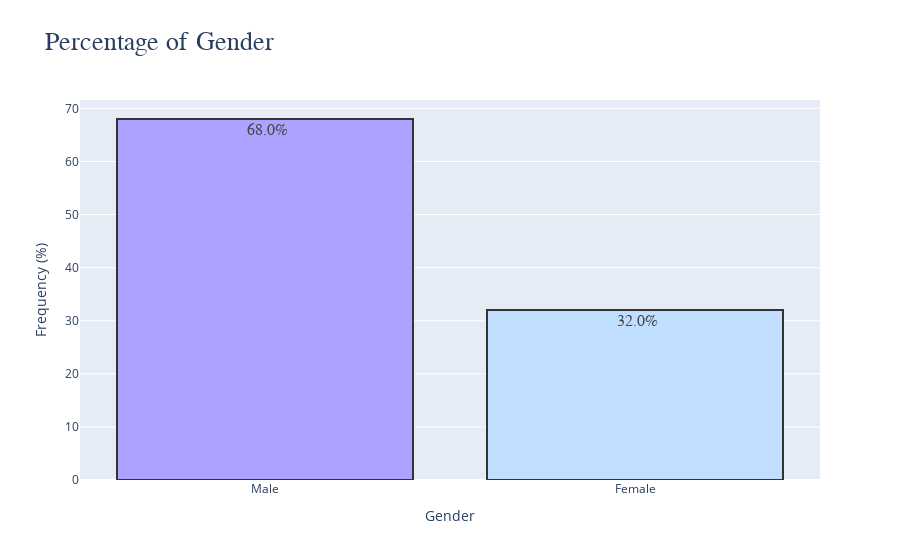

Write notebook code for a chart like this one.
### Code cell
fig = create_bar_chart(the_data=gender, 
                       x_label="Gender", 
                       y_label="Frequency (%)", 
                       the_title="Percentage of Gender")
fig.update_traces(
    textfont= {
        "family": "consolas",
        "size": 16,  
    },
    hovertemplate = "Gender: %{x}<br>Frequency (%): %{y}%",
    marker = {"line": {"color": "#333", "width":2}} 
)
iplot(fig)

### Figure 1 — Plotly figure (JSON) as saved in the notebook; plotly's stock layout.template omitted (floating-point values rounded to 4 significant figures)
{"data": [{"alignmentgroup": "True", "hovertemplate": "Gender: %{x}<br>Frequency (%): %{y}%", "legendgroup": "Male", "marker": {"color": "#ADA2FF", "line": {"color": "#333", "width": 2}, "pattern": {"shape": ""}}, "name": "Male", "offsetgroup": "Male", "orientation": "v", "showlegend": true, "text": [" 68.0%"], "textfont": {"family": "consolas", "size": 16}, "textposition": "auto", "type": "bar", "x": ["Male"], "xaxis": "x", "y": [68], "yaxis": "y"}, {"alignmentgroup": "True", "hovertemplate": "Gender: %{x}<br>Frequency (%): %{y}%", "legendgroup": "Female", "marker": {"color": "#C0DEFF", "line": {"color": "#333", "width": 2}, "pattern": {"shape": ""}}, "name": "Female", "offsetgroup": "Female", "orientation": "v", "showlegend": true, "text": [" 32.0%"], "textfont": {"family": "consolas", "size": 16}, "textposition": "auto", "type": "bar", "x": ["Female"], "xaxis": "x", "y": [32], "yaxis": "y"}], "layout": {"barmode": "relative", "legend": {"title": {"text": "Gender"}, "tracegroupgap": 0}, "showlegend": false, "title": {"font": {"family": "tahoma", "size": 26}, "text": "Percentage of Gender"}, "xaxis": {"anchor": "y", "categoryarray": ["Male", "Female"], "categoryorder": "array", "domain": [0, 1], "title": {"text": "Gender"}}, "yaxis": {"anchor": "x", "domain": [0, 1], "title": {"text": "Frequency (%)"}}}}
